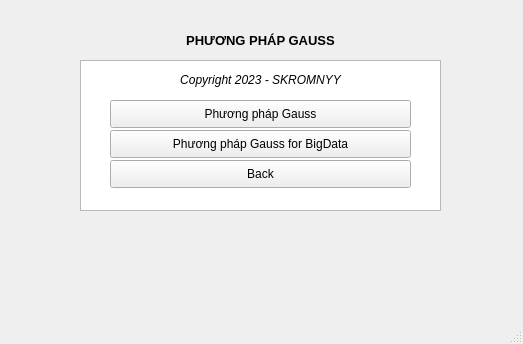
<?xml version="1.0" encoding="UTF-8"?>
<ui version="4.0">
 <class>homegauss</class>
 <widget class="QMainWindow" name="homegauss">
  <property name="geometry">
   <rect>
    <x>0</x>
    <y>0</y>
    <width>523</width>
    <height>344</height>
   </rect>
  </property>
  <property name="windowTitle">
   <string>MainWindow</string>
  </property>
  <widget class="QWidget" name="menugauss">
   <widget class="QTextBrowser" name="textBrowser">
    <property name="geometry">
     <rect>
      <x>80</x>
      <y>60</y>
      <width>361</width>
      <height>151</height>
     </rect>
    </property>
   </widget>
   <widget class="QLabel" name="label">
    <property name="geometry">
     <rect>
      <x>0</x>
      <y>30</y>
      <width>521</width>
      <height>20</height>
     </rect>
    </property>
    <property name="font">
     <font>
      <family>Arial</family>
      <pointsize>10</pointsize>
      <weight>75</weight>
      <bold>true</bold>
     </font>
    </property>
    <property name="lineWidth">
     <number>1</number>
    </property>
    <property name="text">
     <string>PHƯƠNG PHÁP GAUSS</string>
    </property>
    <property name="alignment">
     <set>Qt::AlignCenter</set>
    </property>
   </widget>
   <widget class="QPushButton" name="ppgaussss">
    <property name="geometry">
     <rect>
      <x>110</x>
      <y>100</y>
      <width>301</width>
      <height>28</height>
     </rect>
    </property>
    <property name="layoutDirection">
     <enum>Qt::LeftToRight</enum>
    </property>
    <property name="text">
     <string>Phương pháp Gauss</string>
    </property>
   </widget>
   <widget class="QPushButton" name="back">
    <property name="geometry">
     <rect>
      <x>110</x>
      <y>160</y>
      <width>301</width>
      <height>28</height>
     </rect>
    </property>
    <property name="text">
     <string>Back</string>
    </property>
   </widget>
   <widget class="QLabel" name="label_5">
    <property name="geometry">
     <rect>
      <x>390</x>
      <y>90</y>
      <width>441</width>
      <height>20</height>
     </rect>
    </property>
    <property name="font">
     <font>
      <italic>true</italic>
     </font>
    </property>
    <property name="text">
     <string>Copyright 2023 - SKROMNYY</string>
    </property>
    <property name="alignment">
     <set>Qt::AlignCenter</set>
    </property>
   </widget>
   <widget class="QLabel" name="label_6">
    <property name="geometry">
     <rect>
      <x>80</x>
      <y>70</y>
      <width>361</width>
      <height>20</height>
     </rect>
    </property>
    <property name="font">
     <font>
      <italic>true</italic>
     </font>
    </property>
    <property name="text">
     <string>Copyright 2023 - SKROMNYY</string>
    </property>
    <property name="alignment">
     <set>Qt::AlignCenter</set>
    </property>
   </widget>
   <widget class="QPushButton" name="ausssbif">
    <property name="geometry">
     <rect>
      <x>110</x>
      <y>130</y>
      <width>301</width>
      <height>28</height>
     </rect>
    </property>
    <property name="layoutDirection">
     <enum>Qt::LeftToRight</enum>
    </property>
    <property name="text">
     <string>Phương pháp Gauss for BigData</string>
    </property>
   </widget>
  </widget>
  <widget class="QMenuBar" name="menubar">
   <property name="geometry">
    <rect>
     <x>0</x>
     <y>0</y>
     <width>523</width>
     <height>26</height>
    </rect>
   </property>
  </widget>
  <widget class="QStatusBar" name="statusbar"/>
 </widget>
 <resources/>
 <connections/>
</ui>
